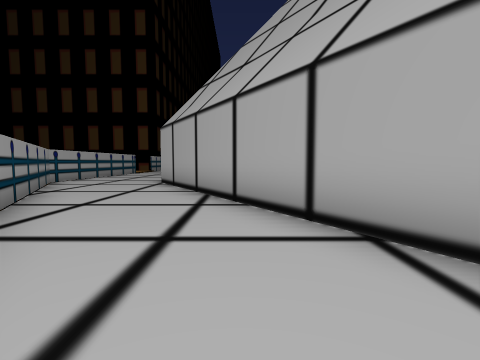
view 1 (above)

20 first-person views from a walk through a Unity game level. The camera is 1.4 m above the floor, tilts 4° down and sees 85° across. The floor is counted in squares, 2 m on a side. Each view is taken from the middle of a square. On the plan, view 1 faces up. The plan holds only what a view shows up to about 9 squares ahead; the rest is blank. The place goes on beyond the plan. The player is left out. Some surface patterns are stand-ins.

view 2
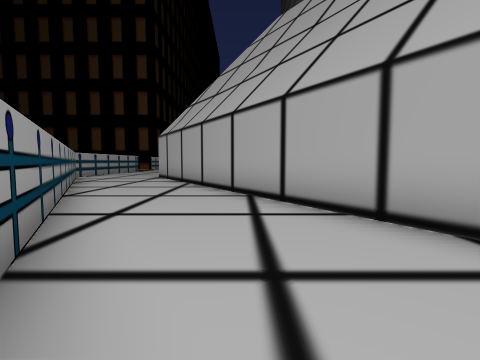

view 3
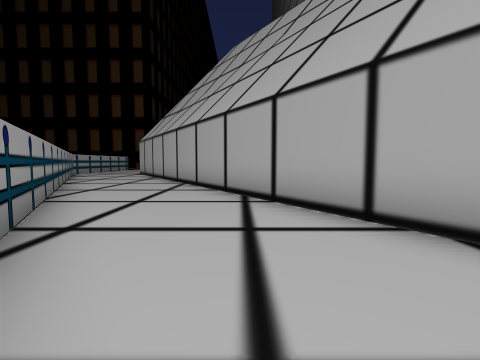

view 4
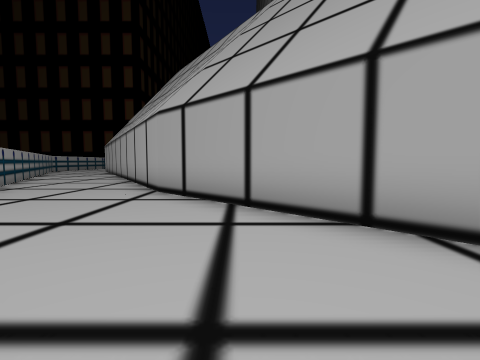

view 5
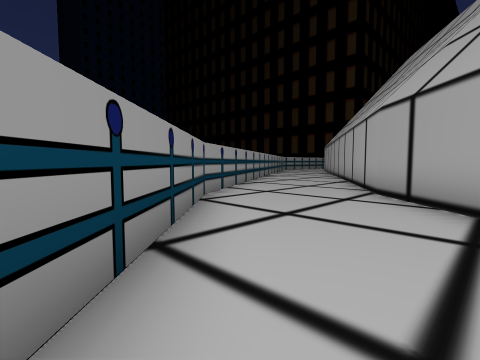

view 6
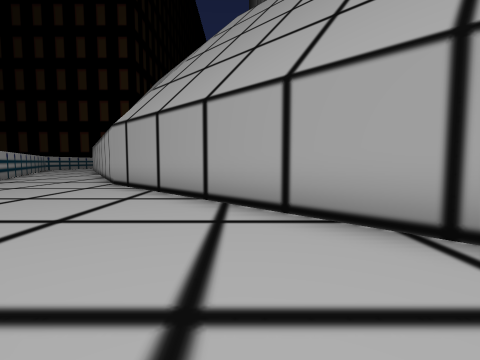

view 7
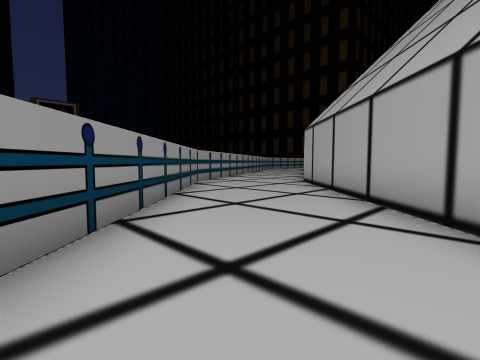

view 8
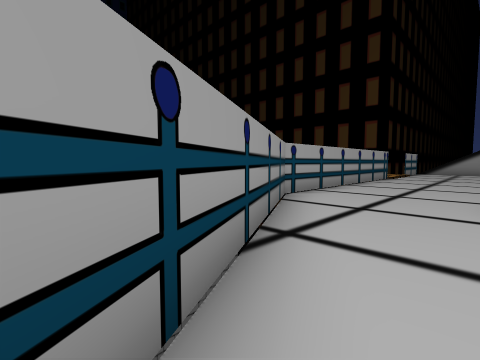

view 9
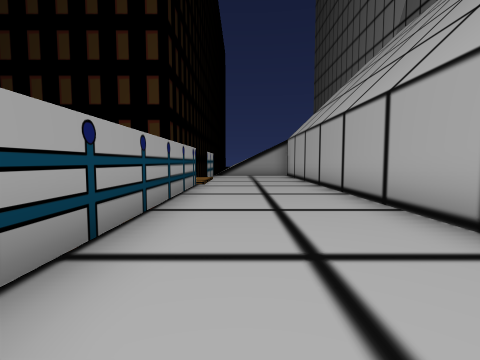

view 10
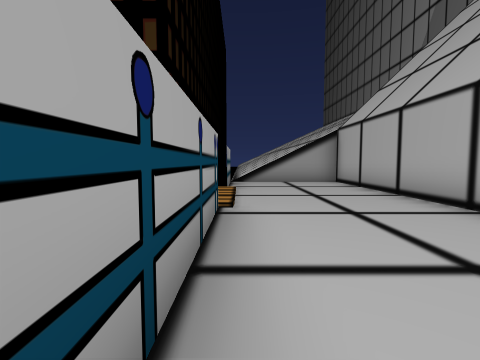

view 11
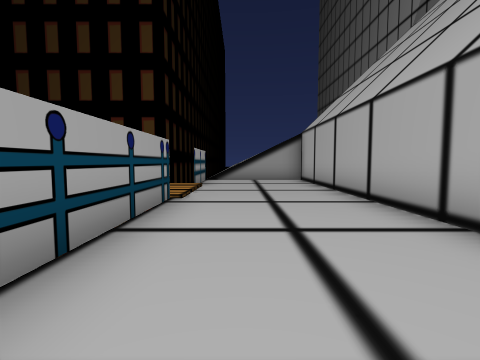

view 12
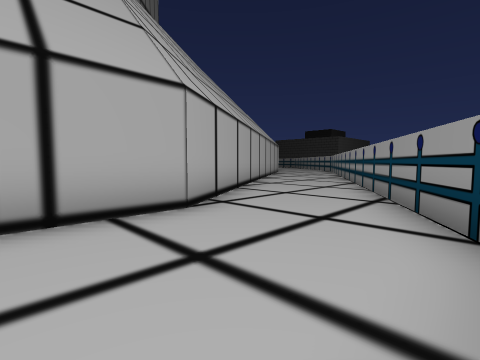

view 13
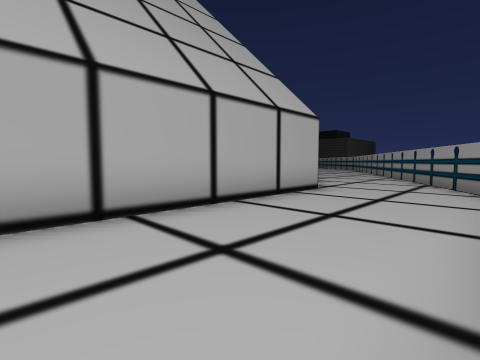

view 14
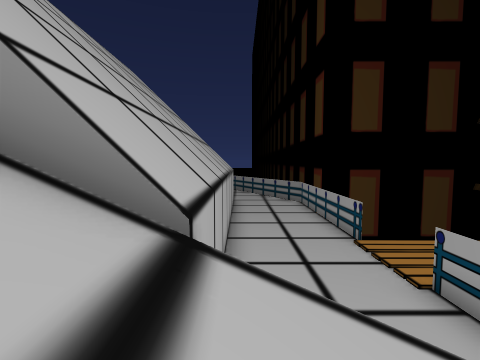

view 15
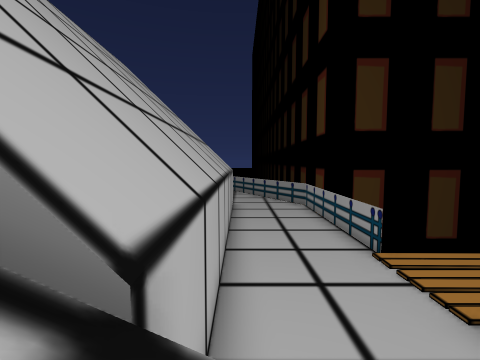

view 16
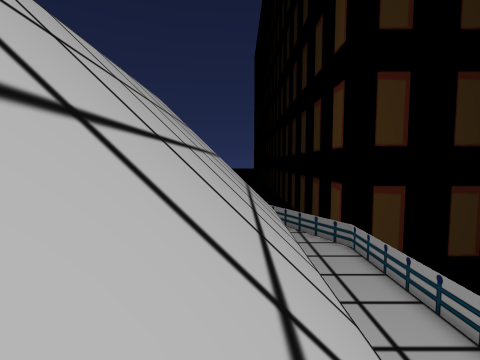

view 17
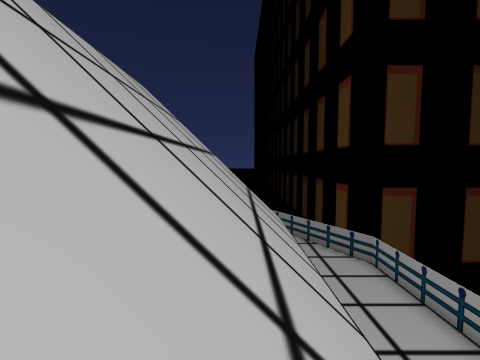

view 18
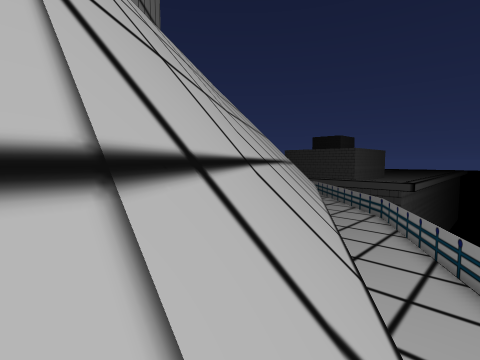

view 19
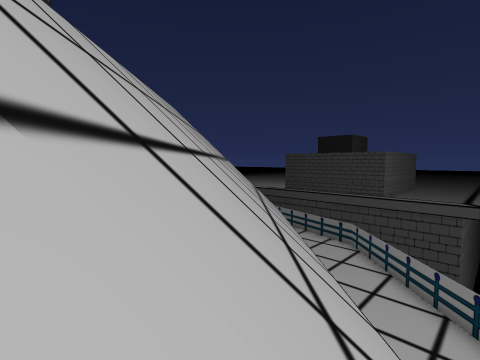

view 20
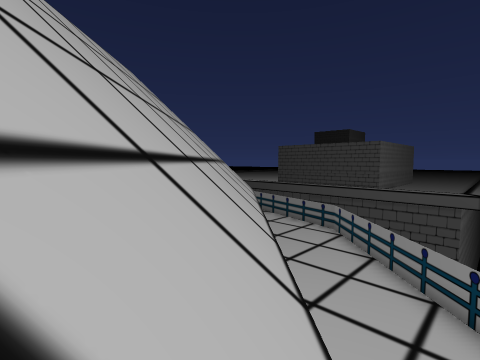

### Floor plan
Key: @ floor where view 1 was taken; # wall or solid block; x gap in a wall; . main floor; : floor 14 m higher than the main floor; + floor 14.5 m higher than the main floor; / step, stairs or slope; = window, fence, low wall or low ledge; ^ raised ledge; v drop or lower ground.
Columns run from 8 left of view 1 to 12 right of it. Each row starts with its distance up from view 1.
 23      /
 22     ///
 21  x/ ///////
 20  #..../////
 19  v....////
 18  ...../////
 17 .v..../////
 16 vv..../////:
 15  #..../////:
 14  #..../////:
 13  #..../////:
 12  #..../////:
 11  #..../////:
 10  #..../////:
  9  #....////
  8   #...#==vv
  7   #...##=^=v
  6    #...#/=^=v+
  5     v...///^=v
  4     #...////^=v
  3      #...////=#
  2      #....////=
  1       #...#////
  0       #.@..////
 -1        #...//////
 -2         #...#//////
 -3         #....////////
 -4          #...#///////
 -5          #....#//////
 -6           #....#/////
 -7           v#....#////
 -8            v#....#///
 -9             v#....#//
-10              v#....#/
-11               v#....
-12                v#...

Positions as (right, up) in squares from view 1, and headings:
1: (0, 0), facing up
2: (1, -3), facing up
3: (3, -6), facing up
4: (7, -10), facing up
5: (7, -10), facing up-left
6: (9, -12), facing up
7: (10, -12), facing up-left
8: (-3, 4), facing up-left
9: (-5, 8), facing up
10: (-6, 12), facing up
11: (-5, 11), facing up
12: (-6, 11), facing down-right
13: (-6, 15), facing down-right
14: (-3, 23), facing down
15: (-3, 22), facing down
16: (-1, 21), facing down
17: (-1, 19), facing down
18: (-2, 9), facing down-right
19: (6, -2), facing down-right
20: (6, -4), facing down-right
